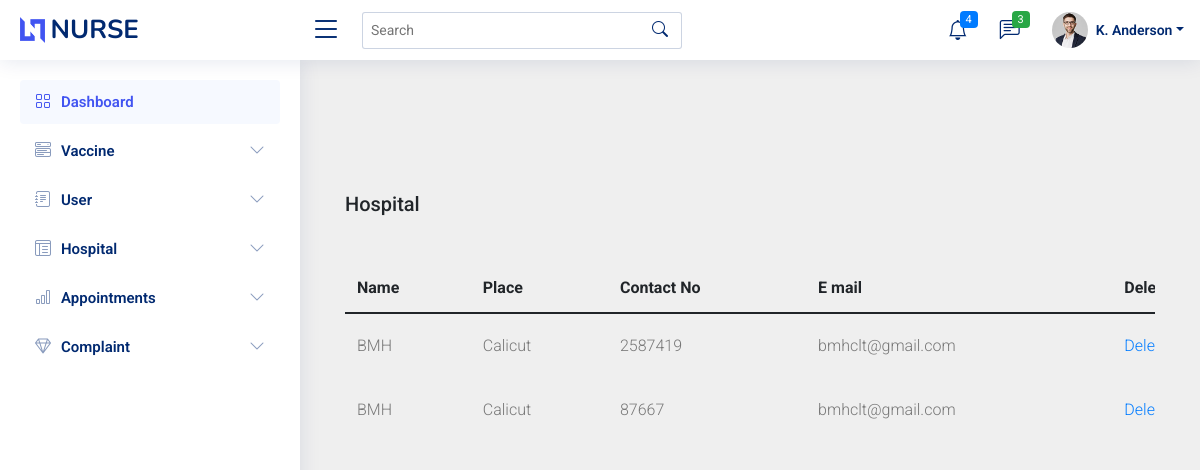
/viewhospital_nurse, run on an earlier commit of the app's database.
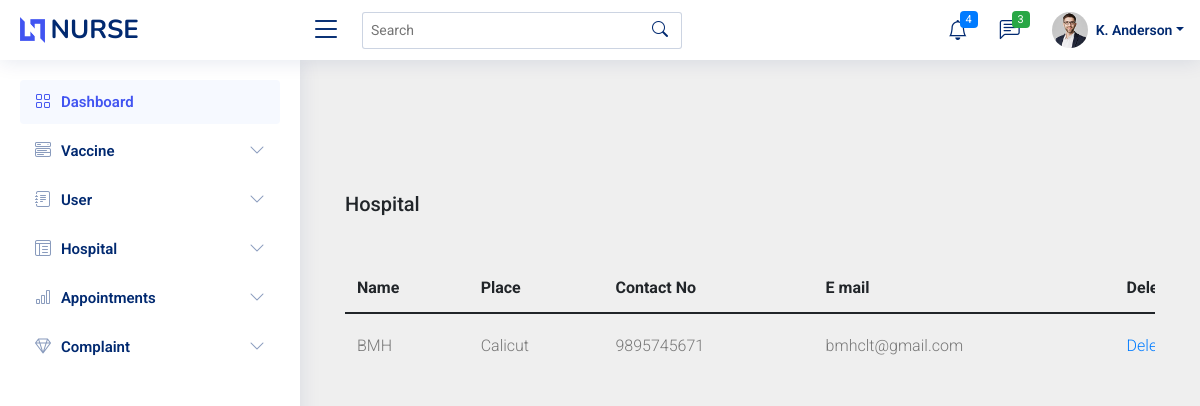
And on a later commit of the database.
### vacc_app/models.py (models this page shows)
class Hospital_TBL(models.Model):
    name = models.CharField(max_length=20)
    place = models.CharField(max_length=20)
    contact_no = models.IntegerField()
    e_mail = models.CharField(max_length=20)
    def __str__(self):
        return self.name

### vacc_app/nurseview.py (the view)
def viewhospital_nurse(request):
    data = Hospital_TBL.objects.all()
    print(data)
    return render(request,'viewhospital_nurse.html',{'data':data})

### templates/viewhospital_nurse.html (shortened to what this page needs)
<!doctype html>
{% extends 'nurse.html' %}
{% block content %}
{% load static %}
<html lang="en">
  <head>
    <link rel="stylesheet" href=" {% static 'static1/fonts/icomoon/style.css' %} ">
    <link rel="stylesheet" href=" {% static 'static1/css/owl.carousel.min.css' %} ">
    <link rel="stylesheet" href=" {% static 'static1/css/bootstrap.min.css' %} ">
    <link rel="stylesheet" href=" {% static 'static1/css/style.css' %} ">
  </head>
  <body>
  <div class="content">
    <div class="container">
      <h2 class="mb-5">Hospital</h2>
      <div class="table-responsive">
        <table class="table custom-table">
      <thead>
            <tr>
              <th scope="col">Name</th>
              <th scope="col">Place</th>
              <th scope="col">Contact No</th>
              <th scope="col">E mail</th>
              <th scope="col">Delete</th>
            </tr>
          </thead>
          <tbody>
     {% for i in data %}
    <tr>
        <td>{{i.name}}</td>
        <td>{{i.place}}</td>
        <td>{{i.contact_no}}</td>
        <td>{{i.e_mail}}</td>
        <td><a href="{% url 'deletehospital_nurse' i.id %}">Delete</a></td>
    </tr>
    {% endfor %}
  </body>
</html>
{% endblock %}

What changed in the data, as far as the page shows it:
removed Hospital_TBL: name "BMH", place "Calicut", contact_no "2587419", e_mail "bmhclt@gmail.com"
removed Hospital_TBL: name "BMH", place "Calicut", contact_no "87667", e_mail "bmhclt@gmail.com"
added Hospital_TBL: name "BMH", place "Calicut", contact_no "9895745671", e_mail "bmhclt@gmail.com"
